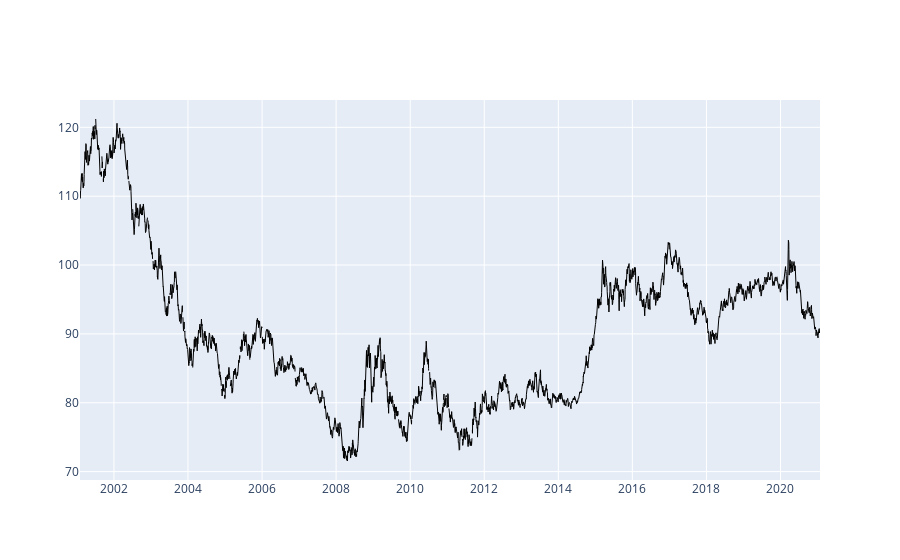

Write notebook code for a chart like this one.
### Code cell
# we can see historical data on a chart
trend_fig = [
    go.Scatter(
        x = fut_data.sel(asset = 'F_DX').sel(field = 'close').to_pandas().index,
        y = fut_data.sel(asset = 'F_DX').sel(field = 'close'),
        line = dict(width=1,color='black'))]

# draw chart
fig = go.Figure(data = trend_fig)
fig.update_yaxes(fixedrange=False) # unlock vertical scrolling
fig.show()

### Figure 1 — Plotly figure (JSON) as saved in the notebook; plotly's stock layout.template omitted (floating-point values rounded to 4 significant figures; data arrays with more than 128 entries replaced by an {"elided": "..."} marker saying what was removed)
{"data": [{"line": {"color": "black", "width": 1}, "type": "scatter", "x": {"elided": "5165 str values"}, "y": {"elided": "5165 float values"}}], "layout": {"yaxis": {"fixedrange": false}}}
